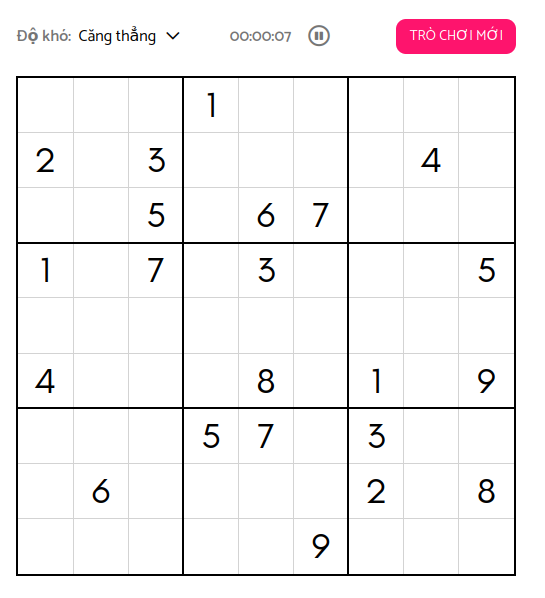
#> input picture input.png, 545 x 598 px
$ python -i utils.py   (imports and definitions only)
#> lines starting #> are read from the running program, lines starting #| are printed output that depends on the picture; after the words box and inside, x2 and y2 are one past the last pixel; in counts of white or black regions, pixels touching at a corner belong together
#> further down, picture is the input picture: shape (598, 545, 3); mean B, G, R 243.6, 242.5, 245.3
import cv2
import numpy as np
import pytesseract

LINE_DETECTION_DENSITY = 0.85
WHITE_PIXEL_THRESHOLD = 50
TESSERACT_CONFIG = r'--psm 10 --oem 3 -c tessedit_char_whitelist=123456789'

def preprocess(img):
  imgGray = cv2.cvtColor(img, cv2.COLOR_BGR2GRAY)
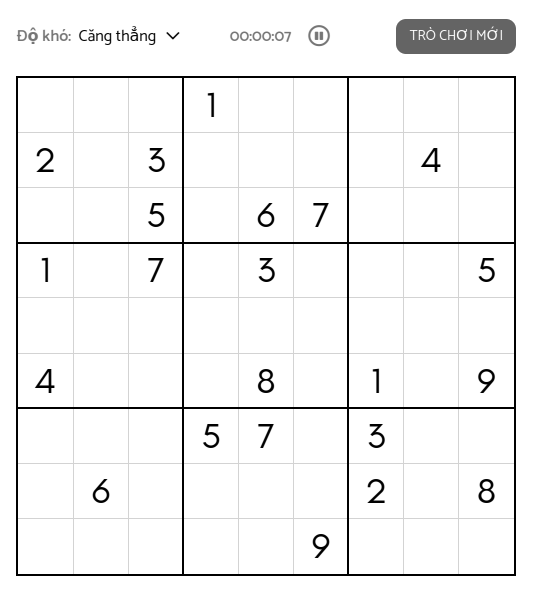
#> imgGray: shape (598, 545); min 0, max 255, mean 243.5
  imgBlur = cv2.GaussianBlur(imgGray, (5, 5), 1)
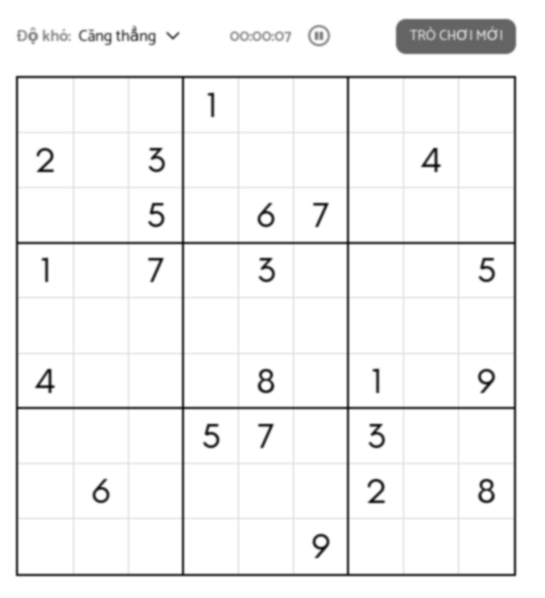
#> imgBlur: shape (598, 545); min 15, max 255, mean 243.5
  imgThreshold = cv2.adaptiveThreshold(imgBlur, 255, 1, 1, 11, 2)
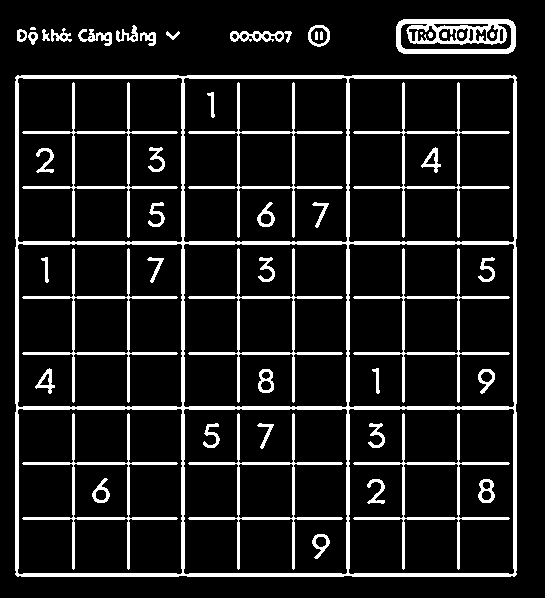
#> imgThreshold: shape (598, 545); 11.9% white; 51 white regions (2 under 20 px), largest, box (x1, y1, x2, y2) and area: (15, 75, 517, 577) 15236, (396, 19, 516, 54) 2417, (353, 413, 510, 570) 1768

  return imgThreshold

# [63 lines left out: functions biggestContour, solidifyGrid, contoursToBoxes, getSudoku, not called in this run]

>>> import cv2
>>> picture = cv2.imread('input.png')
>>> result = preprocess(picture)
